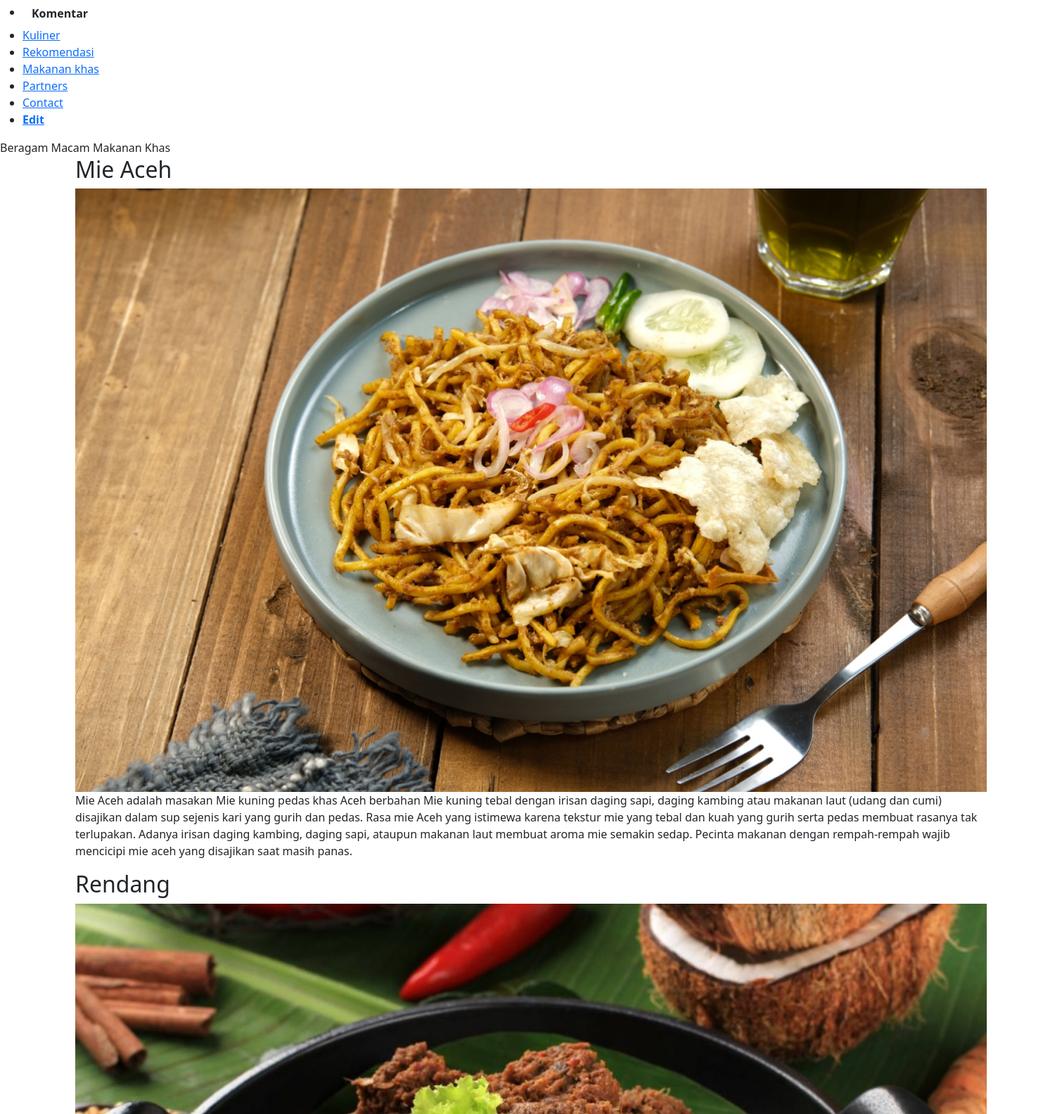
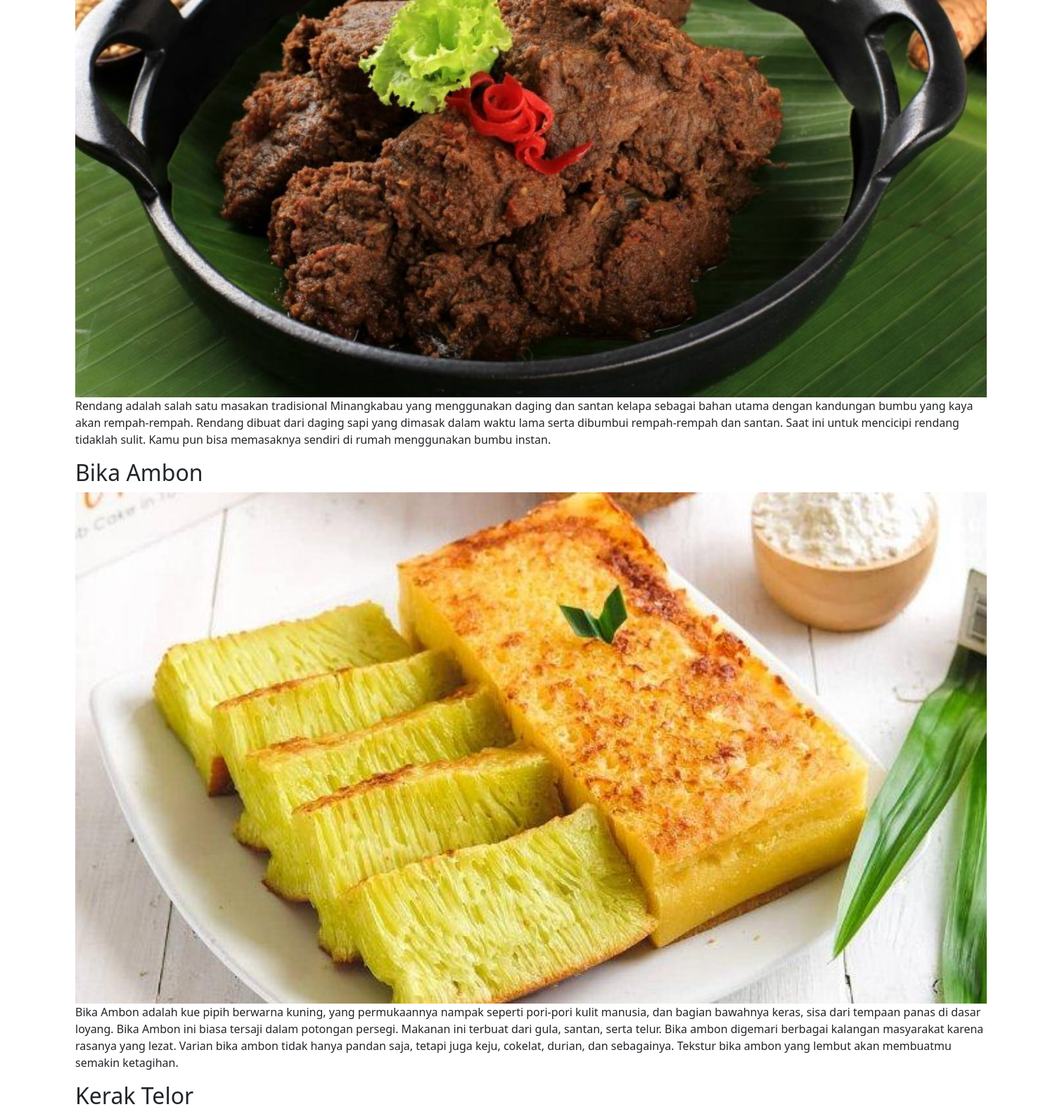
The page /kulinerID/index.php/auth/Hal_utama (upper part) on the database its author committed (2 pictures, top to bottom).
### tables this page shows
CREATE TABLE `kuliner` (
  `kuliner_id` int(11) NOT NULL,
  `kuliner_judul` varchar(100) NOT NULL,
  `kuliner_isi` text NOT NULL,
  `kuliner_tanggal` date NOT NULL,
  `kuliner_gambar` varchar(255) NOT NULL
);

### kulinerID/application/controllers/Auth.php (called while the page is built, shortened)
<?php
class Auth extends CI_Controller {
    function __construct()
    {
        $this->load->model('M_login');
    }
    public function Hal_utama()
    {
        $this->load->model('M_kuliner');
        $data['kuliner_data'] = $this->M_kuliner->getKulinerData();
        $this->load->view('halaman_utama', $data);
    }
}
?>

### kulinerID/index.php (called while the page is built, shortened)
<?php
require_once BASEPATH.'core/CodeIgniter.php';

### kulinerID/application/models/M_kuliner.php (called while the page is built, shortened)
<?php
class M_kuliner extends CI_Model {
      public function getKulinerData() {
        return $this->db->get('kuliner')->result();
    }
}
?>

### kulinerID/application/views/halaman_utama.php (the view, shortened to what this page needs)
<!DOCTYPE html>
<html lang="en">
<head>
    <link href="https://cdn.jsdelivr.net/npm/bootstrap@5.3.0/dist/css/bootstrap.min.css" rel="stylesheet"
>
    <link href="<?php echo base_url('assets/');?>css/cssku" rel="stylesheet">
</head>
<body>
    <header >
            <div class="wrapper">
                <a href="" title="kuliner.id">
                <div class="logo" style="background-image: url('<?php echo base_url("assets/img/logo111.png"); ?>');">
            <nav>
                 </a>
                <div class="menu">
                <ul class="justify-content-end">
                <li><?php echo anchor('Crud/comment', '<strong>Komentar</strong>', 'class="btn"'); ?></li>
                <li><a href="#Kuliner">Kuliner</a></li>
                <li><a href="#Rekomendasi">Rekomendasi</a></li>
                <li><a href="#makanan">Makanan khas</a></li>
                <li><a href="#partners">Partners</a></li>
                <li><a href="#contact">Contact</a></li>
                <li><?php echo anchor('Auth/index', '<strong>Edit</strong>', 'class="tbl-biru"'); ?></li>
                </ul>
                </div>
            </div>
    </header>
    <body>
    <div class="jumbotron" style="background-image: url('<?php echo base_url("assets/img/aneka.png"); ?>');">
    <div class="text-over-image">Beragam Macam Makanan Khas</div>
        </div>
        <div class="container">
        <section id="Kuliner">
            <?php if ($kuliner_data) : ?>
            <?php foreach ($kuliner_data as $data) : ?>
            <div class="post-container">
                    <form action="<?php echo site_url('Auth/halkuliner'); ?>" method="POST">
                        <h2><?php echo $data->kuliner_judul; ?></h2>
                        <div><a class="navbar-brand"><img src="<?php echo site_url('./upload/'.$data->kuliner_gambar) ?>" width="100%"></a></div>
                        <p><?php echo $data->kuliner_isi; ?></p>
                    </form>
                </div>
                </section>
            <?php endforeach; ?>
        <?php else : ?>
            <p>data kuliner tidak ditemukan.</p>
        <?php endif; ?>
    </div>
</body>
</html>

### rows shown on the page
kuliner: kuliner_judul "Mie Aceh", kuliner_gambar (picture), kuliner_isi "Mie Aceh adalah masakan Mie kuning pedas khas Aceh berbahan Mie kuning tebal dengan irisan daging sapi, daging kambing atau makanan laut (udang dan cumi) disajikan dalam sup sejenis kari yang gurih dan pedas. Rasa mie Aceh yang istimewa karena tekstur mie yang tebal dan kuah yang gurih serta pedas membuat rasanya tak terlupakan. Adanya irisan daging kambing, daging sapi, ataupun makanan laut membuat aroma mie semakin sedap. Pecinta makanan dengan rempah-rempah wajib mencicipi mie aceh yang disajikan saat masih panas."
kuliner: kuliner_judul "Rendang", kuliner_gambar (picture), kuliner_isi "Rendang adalah salah satu masakan tradisional Minangkabau yang menggunakan daging dan santan kelapa sebagai bahan utama dengan kandungan bumbu yang kaya akan rempah-rempah. Rendang dibuat dari daging sapi yang dimasak dalam waktu lama serta dibumbui rempah-rempah dan santan. Saat ini untuk mencicipi rendang tidaklah sulit. Kamu pun bisa memasaknya sendiri di rumah menggunakan bumbu instan."
kuliner: kuliner_judul "Bika Ambon", kuliner_gambar (picture), kuliner_isi "Bika Ambon adalah kue pipih berwarna kuning, yang permukaannya nampak seperti pori-pori kulit manusia, dan bagian bawahnya keras, sisa dari tempaan panas di dasar loyang. Bika Ambon ini biasa tersaji dalam potongan persegi. Makanan ini terbuat dari gula, santan, serta telur. Bika ambon digemari berbagai kalangan masyarakat karena rasanya yang lezat. Varian bika ambon tidak hanya pandan saja, tetapi juga keju, cokelat, durian, dan sebagainya. Tekstur bika ambon yang lembut akan membuatmu semakin ketagihan."
kuliner: kuliner_judul "Kerak Telor"

### other values the page prints
anchor('Crud/comment', '<strong>Komentar</strong>', 'class="btn"') "Komentar"
anchor('Auth/index', '<strong>Edit</strong>', 'class="tbl-biru"') "Edit"
